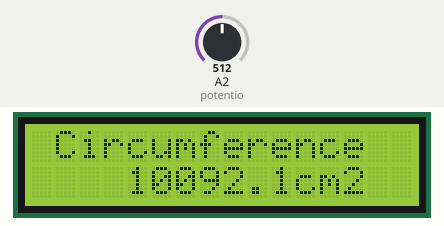
Bench run of a sketch on a simulated Arduino Uno, built with avr-gcc and run on an emulated ATmega328P. Parts: 16×2 character LCD. The inputs (shaded band) are chosen by the test bench; at power-on: A2 (potentio) = 512. What the sketch prints to the serial monitor is not drawn.

Above: at 1.2 s.
1.3 s: A2 (potentio) set to 716
At 2.5 s:
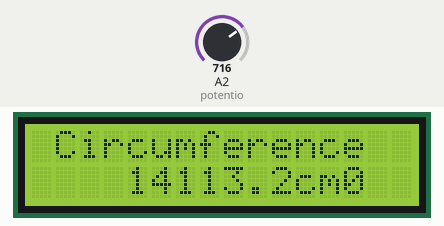
2.8 s: A2 (potentio) set to 900
At 4.0 s:
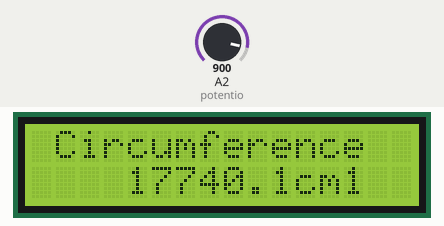
4.4 s: A2 (potentio) set to 1023
At 5.6 s:
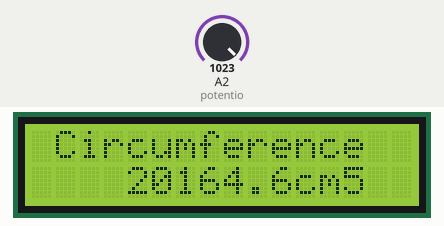
Timing chart, 0 to 7.4 s (numbered marks = the images above; inputs shaded):
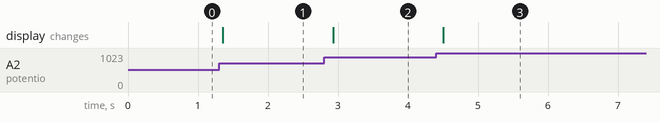

The sketch:

flexmeter.ino
```cpp
#include <Wire.h>
#include <LiquidCrystal_I2C.h>

//Configuration of the LCD
LiquidCrystal_I2C lcd(0x27, 2, 1, 0, 4, 5, 6, 7, 3, POSITIVE);

//Initialization of Variables
float voltage= 0.0;
float length = 0.0;
float conversion = 0.0;
int potentio = A2; //Set the port of the potentiometer input in Analog2
float len = 19.7; //The initial length of the device
float lenm = 11.5; //The maximum change that can be made or the length of moving part


void setup() {
//Intialization of the LCD Screen
Serial.begin(9600);

lcd.begin(16,2);
lcd.setCursor(1,0);
lcd.print("Circumference"); //This lcd will display "Circumference"
}

void loop() {
//The main expression for the prototype
voltage= analogRead(potentio);
conversion=(lenm/1023)+len;
length =  voltage*conversion;

//As the code run this will display the converted value as 'Length+"cm"'
lcd.setCursor(4,1);
lcd.print(length, 4);
lcd.print(" ");

lcd.setCursor(11,1);
lcd.print("cm");

//Show the value in the com port to verify if the LCD is displaying the expected value
Serial.println(length, 4);

delay(300); //Make delay before make another loop

}
```

Measured:
- after the input at 1.3 s, the display: changes after 0.05 s (image 1)
- after the input at 2.8 s, the display: changes after 0.13 s (image 2)
- after the input at 4.4 s, the display: changes after 0.11 s (image 3)
